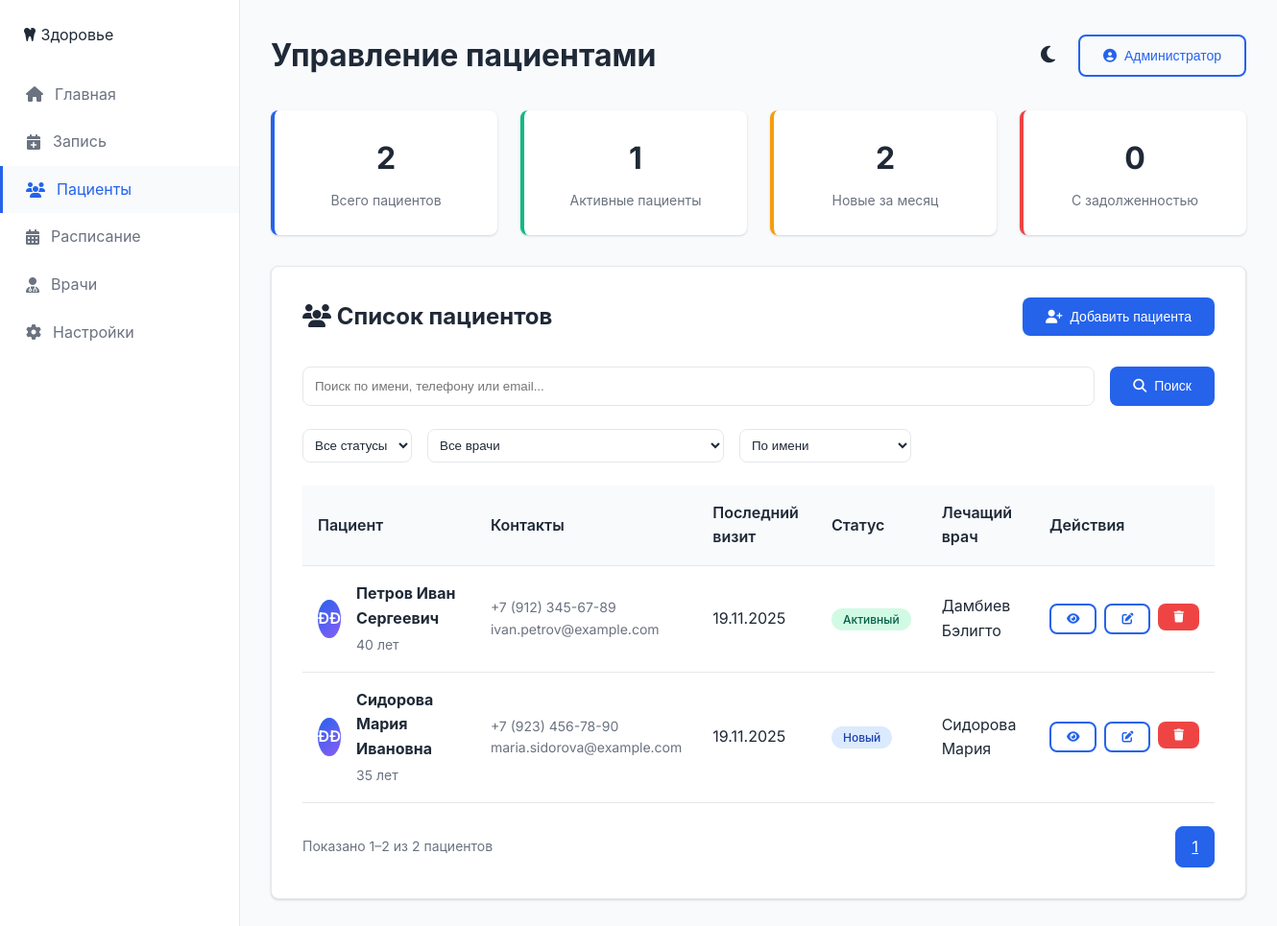
Page /пациенты.php on the committed database.
### tables this page shows
CREATE TABLE `patients` (
  `id` int NOT NULL,
  `first_name` varchar(100) NOT NULL,
  `last_name` varchar(100) NOT NULL,
  `middle_name` varchar(100) DEFAULT NULL,
  `phone` varchar(20) NOT NULL,
  `email` varchar(100) DEFAULT NULL,
  `birth_date` date DEFAULT NULL,
  `address` varchar(255) DEFAULT NULL,
  `medical_notes` text,
  `status` enum('active','inactive','new') DEFAULT 'new',
  `doctor_id` int DEFAULT NULL,
  `has_debt` tinyint(1) DEFAULT '0',
  `created_at` timestamp NULL DEFAULT CURRENT_TIMESTAMP,
  `last_visit` date DEFAULT NULL
);

### пациенты.php (the view, shortened to what this page needs)
<?php
include 'config.php';
$page = max(1, (int)($_GET['page'] ?? 1));
$limit = 10;
$offset = ($page - 1) * $limit;
$search = trim($_GET['search'] ?? '');
$sql = "
    SELECT p.*,
           CONCAT(d.last_name, ' ', d.first_name) as doctor_name,
           d.specialization
    FROM patients p
    LEFT JOIN doctors d ON p.doctor_id = d.id
    WHERE 1=1
";
$params = [];
$sortBy = $_GET['sort'] ?? 'name';
$sortMap = [
    'name' => 'p.last_name, p.first_name',
    'date' => 'p.created_at DESC',
    'lastVisit' => 'p.created_at DESC'
];
$orderBy = $sortMap[$sortBy] ?? 'p.last_name, p.first_name';
$sql .= " ORDER BY $orderBy LIMIT $limit OFFSET $offset";
$patients = $pdo->prepare($sql);
$patients->execute($params);
$patientsList = $patients->fetchAll(PDO::FETCH_ASSOC);
$countSql = "
    SELECT COUNT(*)
    FROM patients p
    LEFT JOIN doctors d ON p.doctor_id = d.id
    WHERE 1=1
";
$countParams = [];
$total = $pdo->prepare($countSql);
$total->execute($countParams);
$totalCount = (int)$total->fetchColumn();
$totalPages = ceil($totalCount / $limit);
try {
    $totalPatients = $pdo->query("SELECT COUNT(*) FROM patients")->fetchColumn();
    $activePatients = $pdo->query("SELECT COUNT(*) FROM patients WHERE status = 'active'")->fetchColumn();
    $oneMonthAgo = date('Y-m-d', strtotime('-1 month'));
    $newPatients = $pdo->query("SELECT COUNT(*) FROM patients WHERE created_at >= '$oneMonthAgo'")->fetchColumn();
    $debtPatients = $pdo->query("SELECT COUNT(*) FROM patients WHERE has_debt = 1")->fetchColumn();
} catch (PDOException $e) {
    $totalPatients = $activePatients = $newPatients = $debtPatients = 0;
}
function calculateAge($birthDate) {
    $birth = new DateTime($birthDate);
    $today = new DateTime();
    return $today->diff($birth)->y;
}
function formatDate($date) {
    return date('d.m.Y', strtotime($date));
}
?>
<!DOCTYPE html>
<html lang="ru" data-theme="light">
<head>
    <link rel="stylesheet" href="https://cdnjs.cloudflare.com/ajax/libs/font-awesome/6.4.0/css/all.min.css">
</head>
<body>
    <div class="dashboard">
        <aside class="sidebar">
            <div class="nav-brand" style="padding: 0 1.5rem 1.5rem;">
                <i class="fas fa-tooth logo-icon"></i>
                <span class="brand-text">Здоровье <strong></strong></span>
            </div>
            <ul class="sidebar-menu">
                <li><a href="index.php" class="menu-item"><i class="fas fa-home"></i> Главная</a></li>
                <li><a href="запись.php" class="menu-item"><i class="fas fa-calendar-plus"></i> Запись</a></li>
                <li><a href="пациенты.php" class="menu-item active"><i class="fas fa-users"></i> Пациенты</a></li>
                <li><a href="расписание.php" class="menu-item"><i class="fas fa-calendar-alt"></i> Расписание</a></li>
                <li><a href="врачи.php" class="menu-item"><i class="fas fa-user-md"></i> Врачи</a></li>
                <li><a href="настройки.php" class="menu-item"><i class="fas fa-cog"></i> Настройки</a></li>
            </ul>
        </aside>
        <main class="main-content">
            <div class="content-header">
                <h1>Управление пациентами</h1>
                <div class="nav-actions">
                    <button class="theme-toggle" id="themeToggle">
                    </button>
                    <div class="user-menu">
                        <button class="btn btn-outline">
                            <i class="fas fa-user-circle"></i> Администратор
                        </button>
                    </div>
                </div>
            </div>
            <div class="stats-grid">
                <div class="stat-card">
                    <div class="stat-value"><?= $totalPatients ?></div>
                    <div class="stat-label">Всего пациентов</div>
                </div>
                <div class="stat-card success">
                    <div class="stat-value"><?= $activePatients ?></div>
                    <div class="stat-label">Активные пациенты</div>
                </div>
                <div class="stat-card warning">
                    <div class="stat-value"><?= $newPatients ?></div>
                    <div class="stat-label">Новые за месяц</div>
                </div>
                <div class="stat-card danger">
                    <div class="stat-value"><?= $debtPatients ?></div>
                    <div class="stat-label">С задолженностью</div>
                </div>
            </div>
            <div class="patients-section">
                <div class="section-header">
                    <h2 class="section-title"><i class="fas fa-users"></i> Список пациентов</h2>
                    <button class="btn btn-primary" onclick="openAddModal()">
                        <i class="fas fa-user-plus"></i> Добавить пациента
                    </button>
                </div>
                <form method="GET" class="search-box">
                    <input type="text" class="search-input" name="search" placeholder="Поиск по имени, телефону или email..." value="<?= htmlspecialchars($search) ?>">
                    <button type="submit" class="btn btn-primary"><i class="fas fa-search"></i> Поиск</button>
                </form>
                <div class="filters">
                    <select name="status" class="filter-select" onchange="this.form.submit()">
                        <option value="">Все статусы</option>
                    </select>
                    <select name="doctor" class="filter-select" onchange="this.form.submit()">
                        <option value="">Все врачи</option>
                    </select>
                    <select name="sort" class="filter-select" onchange="this.form.submit()">
                        <option value="name" <?= $sortBy === 'name' ? 'selected' : '' ?>>По имени</option>
                    </select>
                </div>
                <table class="patients-table">
                    <thead>
                        <tr>
                            <th>Пациент</th>
                            <th>Контакты</th>
                            <th>Последний визит</th>
                            <th>Статус</th>
                            <th>Лечащий врач</th>
                            <th>Действия</th>
                        </tr>
                    </thead>
                    <tbody>
                        <?php if (empty($patientsList)): ?>
                        <tr>
                            <td colspan="6" style="text-align: center; padding: 2rem; color: var(--text-secondary);">
                                <i class="fas fa-user-slash" style="font-size: 2rem; margin-bottom: 1rem;"></i>
                                <p>Пациенты не найдены</p>
                            </td>
                        </tr>
                        <?php else: ?>
                        <?php foreach ($patientsList as $p): ?>
                        <tr>
                            <td>
                                <div class="patient-info">
                                    <div class="patient-avatar"><?= strtoupper(substr($p['first_name'], 0, 1) . substr($p['last_name'], 0, 1)) ?></div>
                                    <div class="patient-details">
                                        <h4><?= htmlspecialchars($p['last_name'] . ' ' . $p['first_name'] . ' ' . ($p['middle_name'] ?? '')) ?></h4>
                                        <p><?= calculateAge($p['birth_date']) ?> лет</p>
                                    </div>
                                </div>
                            </td>
                            <td>
                                <div class="patient-details">
                                    <p><?= htmlspecialchars($p['phone']) ?></p>
                                    <p><?= htmlspecialchars($p['email'] ?? '—') ?></p>
                                </div>
                            </td>
                            <td><?= formatDate($p['created_at']) ?></td>
                            <td>
                                <span class="status-badge status-<?= $p['status'] ?>">
                                    <?php
                                    if ($p['status'] === 'active') echo 'Активный';
                                    elseif ($p['status'] === 'new') echo 'Новый';
                                    else echo 'Неактивный';
                                    ?>
                                </span>
                            </td>
                            <td><?= htmlspecialchars($p['doctor_name'] ?? '—') ?></td>
                            <td>
                                <div class="table-actions">
                                    <button class="btn btn-outline btn-sm" onclick="viewPatient(<?= $p['id'] ?>)">
                                        <i class="fas fa-eye"></i>
                                    </button>
                                    <button class="btn btn-outline btn-sm" onclick="editPatient(<?= $p['id'] ?>)">
                                        <i class="fas fa-edit"></i>
                                    </button>
                                    <form method="POST" style="display:inline;" onsubmit="return confirm('Удалить?')">
                                        <button type="submit" class="btn btn-danger btn-sm">
                                            <i class="fas fa-trash"></i>
                                        </button>
                                    </form>
                                </div>
                            </td>
                        </tr>
                        <?php endforeach; ?>
                        <?php endif; ?>
                    </tbody>
                </table>
<div class="pagination">
    <div class="pagination-info">
        Показано <?= (($page - 1) * $limit + 1) ?>–<?= min($page * $limit, $totalCount) ?> из <?= $totalCount ?> пациентов
    </div>
    <div class="pagination-controls">
        <?php
        $queryParams = $_GET;
        unset($queryParams['page']);
        $queryString = http_build_query($queryParams);
        ?>
        <?php for ($i = max(1, $page - 1); $i <= min($totalPages, $page + 1); $i++): ?>
        <a href="?page=<?= $i ?>&<?= $queryString ?>" class="pagination-btn <?= $i === $page ? 'active' : '' ?>"><?= $i ?></a>
        <?php endfor; ?>
    </div>
</div>
</body>
</html>

### rows in the picture
patients: first_name+last_name "ÐÐ", last_name+first_name+middle_name "Петров Иван Сергеевич", birth_date "40", phone "+7 (912) 345-67-89", email "ivan.petrov@example.com", created_at "19.11.2025", status "Активный", doctor_name "Дамбиев Бэлигто"
patients: first_name+last_name "ÐÐ", last_name+first_name+middle_name "Сидорова Мария Ивановна", birth_date "35", phone "+7 (923) 456-78-90", email "maria.sidorova@example.com", created_at "19.11.2025", status "Новый", doctor_name "Сидорова Мария"

### other values in the picture
$totalPatients "2"
$activePatients "1"
$newPatients "2"
$debtPatients "0"
min($page * $limit, $totalCount) "2"
$totalCount "2"
